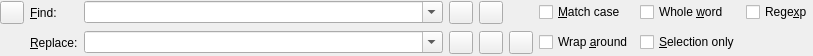
<?xml version="1.0" encoding="UTF-8"?>
<ui version="4.0">
 <class>ReplaceWidget</class>
 <widget class="QWidget" name="ReplaceWidget">
  <property name="geometry">
   <rect>
    <x>0</x>
    <y>0</y>
    <width>813</width>
    <height>56</height>
   </rect>
  </property>
  <property name="sizePolicy">
   <sizepolicy hsizetype="MinimumExpanding" vsizetype="Preferred">
    <horstretch>0</horstretch>
    <verstretch>0</verstretch>
   </sizepolicy>
  </property>
  <property name="windowTitle">
   <string>Find and Replace</string>
  </property>
  <layout class="QGridLayout" name="gridLayout">
   <property name="leftMargin">
    <number>0</number>
   </property>
   <property name="topMargin">
    <number>0</number>
   </property>
   <property name="rightMargin">
    <number>0</number>
   </property>
   <property name="bottomMargin">
    <number>0</number>
   </property>
   <item row="0" column="0">
    <widget class="QToolButton" name="closeButton">
     <property name="toolTip">
      <string>Press to close the window</string>
     </property>
     <property name="text">
      <string/>
     </property>
    </widget>
   </item>
   <item row="0" column="1">
    <widget class="QLabel" name="label">
     <property name="text">
      <string>&amp;Find:</string>
     </property>
     <property name="buddy">
      <cstring>findtextCombo</cstring>
     </property>
    </widget>
   </item>
   <item row="0" column="2">
    <widget class="QComboBox" name="findtextCombo">
     <property name="sizePolicy">
      <sizepolicy hsizetype="Expanding" vsizetype="Fixed">
       <horstretch>0</horstretch>
       <verstretch>0</verstretch>
      </sizepolicy>
     </property>
     <property name="minimumSize">
      <size>
       <width>300</width>
       <height>0</height>
      </size>
     </property>
     <property name="editable">
      <bool>true</bool>
     </property>
     <property name="insertPolicy">
      <enum>QComboBox::InsertAtTop</enum>
     </property>
     <property name="duplicatesEnabled">
      <bool>false</bool>
     </property>
    </widget>
   </item>
   <item row="0" column="3">
    <widget class="QToolButton" name="findPrevButton">
     <property name="toolTip">
      <string>Press to find the previous occurrence</string>
     </property>
    </widget>
   </item>
   <item row="0" column="4">
    <widget class="QToolButton" name="findNextButton">
     <property name="toolTip">
      <string>Press to find the next occurrence</string>
     </property>
    </widget>
   </item>
   <item row="0" column="6">
    <widget class="QCheckBox" name="caseCheckBox">
     <property name="text">
      <string>&amp;Match case</string>
     </property>
    </widget>
   </item>
   <item row="0" column="7">
    <widget class="QCheckBox" name="wordCheckBox">
     <property name="text">
      <string>Whole &amp;word</string>
     </property>
    </widget>
   </item>
   <item row="0" column="8">
    <widget class="QCheckBox" name="regexpCheckBox">
     <property name="text">
      <string>Rege&amp;xp</string>
     </property>
    </widget>
   </item>
   <item row="1" column="1">
    <widget class="QLabel" name="label_2">
     <property name="text">
      <string>&amp;Replace:</string>
     </property>
     <property name="buddy">
      <cstring>replacetextCombo</cstring>
     </property>
    </widget>
   </item>
   <item row="1" column="2">
    <widget class="QComboBox" name="replacetextCombo">
     <property name="sizePolicy">
      <sizepolicy hsizetype="Expanding" vsizetype="Fixed">
       <horstretch>0</horstretch>
       <verstretch>0</verstretch>
      </sizepolicy>
     </property>
     <property name="minimumSize">
      <size>
       <width>300</width>
       <height>0</height>
      </size>
     </property>
     <property name="editable">
      <bool>true</bool>
     </property>
     <property name="insertPolicy">
      <enum>QComboBox::InsertAtTop</enum>
     </property>
     <property name="duplicatesEnabled">
      <bool>false</bool>
     </property>
    </widget>
   </item>
   <item row="1" column="3">
    <widget class="QToolButton" name="replaceButton">
     <property name="toolTip">
      <string>Press to replace the selection</string>
     </property>
    </widget>
   </item>
   <item row="1" column="4">
    <widget class="QToolButton" name="replaceSearchButton">
     <property name="toolTip">
      <string>Press to replace the selection and search for the next occurence</string>
     </property>
    </widget>
   </item>
   <item row="1" column="5">
    <widget class="QToolButton" name="replaceAllButton">
     <property name="toolTip">
      <string>Press to replace all occurrences</string>
     </property>
    </widget>
   </item>
   <item row="1" column="6">
    <widget class="QCheckBox" name="wrapCheckBox">
     <property name="text">
      <string>Wrap &amp;around</string>
     </property>
    </widget>
   </item>
   <item row="1" column="7">
    <widget class="QCheckBox" name="selectionCheckBox">
     <property name="text">
      <string>&amp;Selection only</string>
     </property>
    </widget>
   </item>
  </layout>
 </widget>
 <tabstops>
  <tabstop>findtextCombo</tabstop>
  <tabstop>replacetextCombo</tabstop>
  <tabstop>caseCheckBox</tabstop>
  <tabstop>wordCheckBox</tabstop>
  <tabstop>regexpCheckBox</tabstop>
  <tabstop>wrapCheckBox</tabstop>
  <tabstop>selectionCheckBox</tabstop>
  <tabstop>findNextButton</tabstop>
  <tabstop>findPrevButton</tabstop>
  <tabstop>replaceButton</tabstop>
  <tabstop>replaceSearchButton</tabstop>
  <tabstop>replaceAllButton</tabstop>
  <tabstop>closeButton</tabstop>
 </tabstops>
 <resources/>
 <connections/>
</ui>
